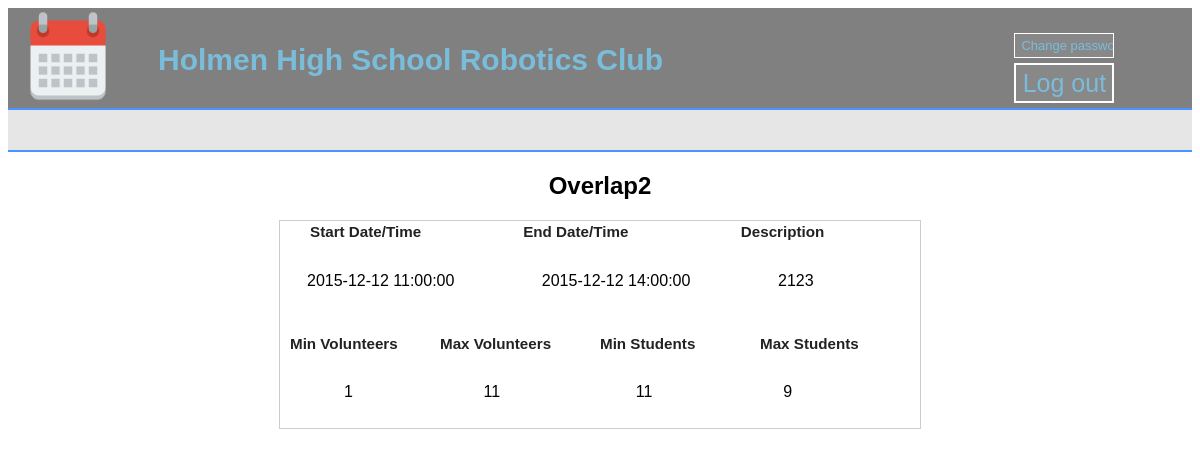
The page /viewEvent.php?eventID=19 (signed in) on the database its author committed.
### tables this page shows
CREATE TABLE IF NOT EXISTS `events` (
  `eventId` int(11) NOT NULL,
  `title` text NOT NULL,
  `description` text NOT NULL,
  `startDateTime` datetime NOT NULL COMMENT 'Format YYYY-MM-DD HH:MM:SS',
  `endDateTime` datetime NOT NULL COMMENT 'format YYYY-MM-DD HH:MM:SS',
  `minVolunteers` int(11) NOT NULL,
  `maxVolunteers` int(11) NOT NULL,
  `minStudents` int(11) NOT NULL,
  `maxStudents` int(11) NOT NULL,
  `creator` text NOT NULL,
  `removed` int(11) NOT NULL
);

### viewEvent.php (the view, shortened to what this page needs)
<!DOCTYPE html PUBLIC "-//W3C//DTD XHTML 1.0 Transitional//EN" "http://www.w3.org/TR/xhtml1/DTD/xhtml1-transitional.dtd">
<html xmlns="http://www.w3.org/1999/xhtml">
  <head>
    <link rel="stylesheet" type="text/css" href="theme.css">
	<link rel="stylesheet" type="text/css" href="forms/view.css" media="all">
  </head>
  <body>
	  <div id = "title">
		<a href="Student.php">
			<h2 id = "titleName">
			  <img id = "titleIcon" src = "calendar-icon.png"  alt="icon"> Holmen High School Robotics Club
			</h2>
		</a>
		<input id = "log" class="button"  type="button" onClick="location.href='logout.php'" value="Log out">
		<input id = "changePassword" class="button"  type="button" onClick="location.href='changePassword.php'" value="Change password">
	  </div>
	  <div id="label">
	  </div>
	  <div id="main_body">
		<?php
		$eventID = htmlspecialchars($_GET["eventID"]);
		if (!$eventID){
			echo "<div>No Event to display.</div>";
		}
		else {
			$connection = mysqli_connect("localhost", "root", "091904", "holmenHighSchool");
			$result = mysqli_query($connection, "select * from events where eventId=$eventID");
			if ($result) {
				while ($row = mysqli_fetch_assoc($result)){
					echo '<h2 align="center">'.$row["title"].'</h2><div id="form_container">
						<div style="position: relative; left: 30px; top: 0px; width: 38%; display: inline-block; float: left;">
						<label class="description">Start Date/Time</label></div><div style="width: 34%; display: inline-block; float: left;">
						<label class="description">End Date/Time</label></div><div style="width: 28%; display: inline-block; float: left;">
						<label class="description">Description</label></div>';
					echo '<table cellpadding="25" style="width: 90%;"><tr><td>'.$row["startDateTime"].'</td>
						<td>'.$row["endDateTime"].'</td><td>'.$row["description"].'</td></tr></table>
						<p></p>
						<div style="position: relative; left: 10px; top: 0px; width: 25%; display: inline-block; float: left;">
						<label class="description">Min Volunteers</label></div>
						<div style="width: 25%; display: inline-block; float: left;"><label class="description">Max Volunteers</label></div>
						<div style="width: 25%; display: inline-block; float: left;"><label class="description">Min Students</label></div>
						<div style="width: 25%; display: inline-block; float: left;"><label class="description">Max Students</label></div>
						<table cellpadding="25" style="width: 90%; text-align: center;"><tr><td>'.$row["minVolunteers"].'</td>
						<td>'.$row["maxVolunteers"].'</td><td>'.$row["minStudents"].'</td><td>'.$row["maxStudents"].'</td></tr></table>';
				}
			}
			else {
				echo "Zero results.";
			}
		}
		?>
	  </div>
  </body>
</html>

### theme.css (style rules this page uses)
body { font-family: 'Cuprum','Lucida Sans Unicode', 'Lucida Grande', sans-serif; }
#label { position:relative; overflow:hidden; border-bottom: 2px solid rgb(75,148,255); width: 100%; height: 40px; background: #E6E6E6; }
#title { position:relative; overflow:hidden; border-bottom: 2px solid rgb(75,148,255); width: 100%; height: 100px; background: grey; }
#titleName { position: relative; top: 10px; font-size: 30px; color: rgb(121,189,219); left: 150px; width: 50%; }
#titleIcon { height: 100px; width: 100px; position: absolute; left: -140px; top: -35px; }
.button { position: absolute; }
#changePassword { border: hidden; height:25px; width:100px; color: rgb(121,189,219); background-color: #888888; top:25px; left: 85%; font-size: 13px; border: 1px solid white; }
#log { height:40px; width:100px; color: rgb(121,189,219); background-color: #888888; border-color: white; top:55px; left:85%; font-size: 25px; border-style: solid; }
a { text-decoration: none; }

### forms/view.css (style rules this page uses)
#form_container { background:#fff; border:1px solid #ccc; margin:0 auto; text-align:left; width:640px; }
img { behavior:url(css/iepngfix.htc); border:none; }
label.description { border:none; color:#222; display:block; font-size:95%; font-weight:700; line-height:150%; padding:0 0 1px; }

### rows shown on the page
events: title "Overlap2", startDateTime "2015-12-12 11:00:00", endDateTime "2015-12-12 14:00:00", description "2123", minVolunteers "1", maxVolunteers "11", minStudents "11", maxStudents "9"
